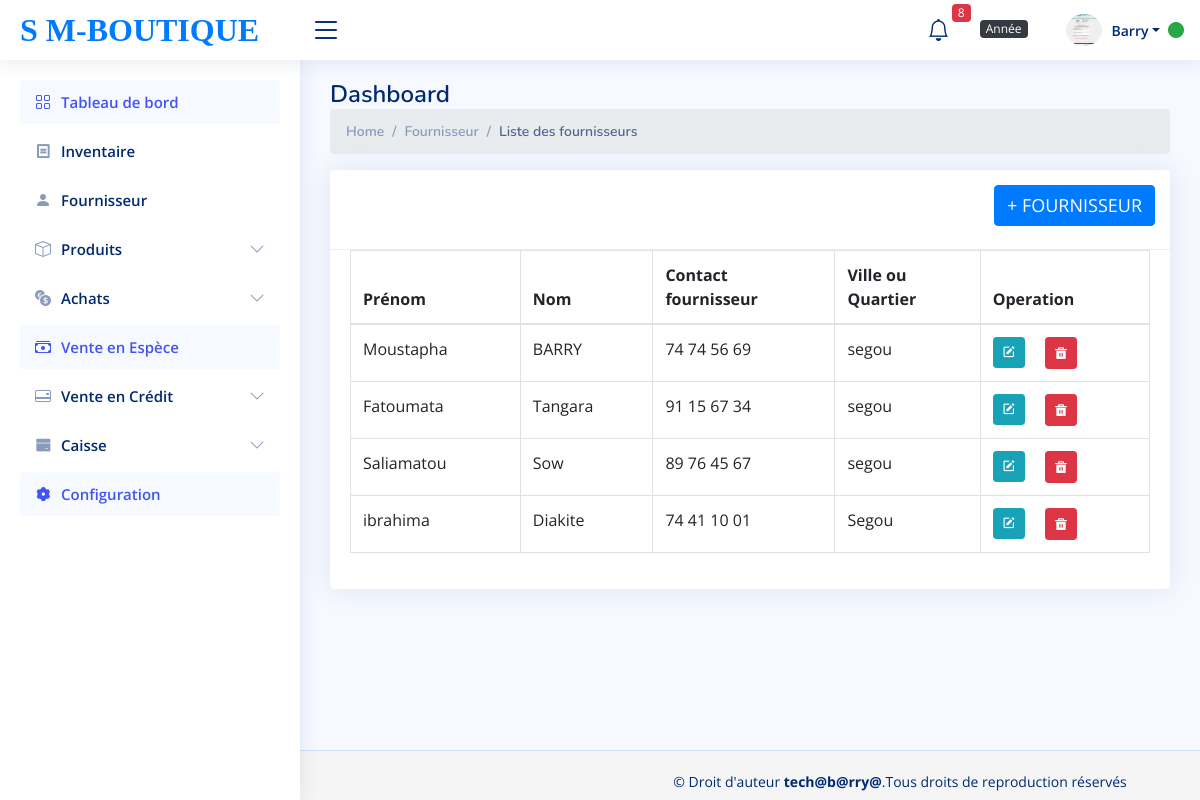
The app's page /liste_fournisseur.php (signed in) with its own data.
### tables this page shows
CREATE TABLE `fournisseur` (
  `id_fournisseur` int(11) NOT NULL,
  `prenom_fournisseur` varchar(30) DEFAULT NULL,
  `nom_fournisseur` varchar(30) DEFAULT NULL,
  `contact_fournisseur` int(15) DEFAULT NULL,
  `ville_fournisseur` varchar(30) DEFAULT NULL
);

### liste_fournisseur.php (called while the page is built, shortened)
<?php
require_once('autoload.php');
$liste_fournisseur=new Fournisseur();
$recuperer_afficher=$liste_fournisseur->list();
?>
<?php require_once('view/liste_fournisseur.view.php') ?>

### autoload.php (called while the page is built, shortened)
<?php
spl_autoload_register (function ($class_name)
{
    $fils="classes/".$class_name.'.php';
});

### classes/Fonction.php (called while the page is built, shortened)
<?php
class Fonction{
        public function database(){
            $this->DB_HOST="127.0.0.1";
            $this->DB_NAME="db_supermarche";
            $this->DB_USERNAME="root";
            $this->DB_PASSWORD='';
             $bdd=new PDO("mysql:host=".$this->DB_HOST.";dbname=". $this->DB_NAME,
            $this->DB_USERNAME  ,$this->DB_PASSWORD);
            return $bdd;
        }
   public function  recuperation_fonction($select_partie,$tables,$data=[], $all=null){
      $bdd=$this->database();
        $monFetch=$bdd->prepare("select $select_partie from $tables");
        $monFetch->execute($data);
        if(isset($all) and $all==="all"|| $all==="All" || $all==="ALL" ||
         $all==="aLL"||$all==="ALl"|| $all==="AlL"){
           return $monFetch->fetchAll(PDO::FETCH_OBJ);
         }else{
           return $monFetch->fetch(PDO::FETCH_OBJ);
         }
    }
}

### classes/Fournisseur.php (called while the page is built, shortened)
<?php
class Fournisseur extends Fonction{
      public function list(){
            $recuperer_afficher=$this->recuperation_fonction("*","fournisseur ORDER BY id_fournisseur DESC",[],"all");
            return $recuperer_afficher;
         }
}

### view/liste_fournisseur.view.php (the view, shortened to what this page needs)
<?php require_once ('partials/header.php') ?>
<?php require_once ('partials/sidebar.php')?>
<?php require_once ('partials/navbar.php')?>
<!DOCTYPE html>
<html lang="en">
<body>
    <main id="main" class="main">
        <div class="pagetitle">
            <h1>Dashboard</h1>
            <nav>
                <ol class="breadcrumb">
                    <li class="breadcrumb-item"><a href="index1.php">Home</a></li>
                    <li class="breadcrumb-item">Fournisseur</li>
                    <li class="breadcrumb-item active">Liste des fournisseurs</li>
                </ol>
            </nav>
        </div>
        <section class="section">
            <div class="row">
                <div class="col-lg-12">
                    <div class="card">
                        <div class="card-header">
                          <a class="btn btn-primary mb-2" href="fournisseur.php" style="font-size: 18px;" title="Plus de fournisseur"><span>+ FOURNISSEUR</span></a>
                        </div>
                        <div class="card-body">
                                <table class="table datatable table-bordered">
                                    <thead>
                                        <tr>
                                            <th>Prénom</th>
                                            <th>Nom</th>
                                            <th>Contact <br>fournisseur</th>
                                            <th>Ville ou<br>Quartier</th>
                                            <th>Operation</th>
                                        </tr>
                                    </thead>
                                    <tbody>
                                        <?php
                                        foreach ($recuperer_afficher as $liste_four) {
                                            $formatted_contact = preg_replace("/(\d{2})(?=\d)/", "$1 ", $liste_four->contact_fournisseur);
                                        ?>
                                        <tr>
                                            <td><?= $liste_four->prenom_fournisseur ?></td>
                                            <td><?= $liste_four->nom_fournisseur ?></td>
                                            <td><?= $formatted_contact ?></td>
                                            <td><?= $liste_four->ville_fournisseur ?></td>
                                            <td>
                                                <a href="modifier_fournisseur.php?id=<?= $liste_four->id_fournisseur ?>" class="btn btn-info btn-sm">
                                                    <i class="bx bxs-edit"></i>
                                                </a>&emsp;
                                                <a class="btn btn-danger btn-sm delete-button" href="id=<?= $liste_four->id_fournisseur ?>" data-listfour-id="<?= $liste_four->id_fournisseur ?>">
                                                    <i class="ri-delete-bin-5-fill"></i>
                                                </a>
                                            </td>
                                        </tr>
                                        <?php } ?>
                                    </tbody>
                                </table>
                        </div>
                    </div>
                </div>
            </div>
        </section>
    </main>
    <footer class="footer">
        <?php require_once('partials/foot.php') ?>
    </footer>
</body>
</html>

### assets/css/style.css (style rules this page uses)
:root { scroll-behavior: smooth; }
body { font-family: "Open Sans", sans-serif; background: #f6f9ff; color: #444444; }
a { color: #4154f1; text-decoration: none; }
h1, h2, h3, h4, h5, h6 { font-family: "Nunito", sans-serif; }
#main { margin-top: 60px; padding: 20px 30px; transition: all 0.3s; }
.pagetitle { margin-bottom: 10px; }
.pagetitle h1 { font-size: 24px; margin-bottom: 0; font-weight: 600; color: #012970; }
.card { margin-bottom: 30px; border: none; border-radius: 5px; box-shadow: 0px 0 30px rgba(1, 41, 112, 0.1); }
.card-header, .card-footer { border-color: #ebeef4; background-color: #fff; color: #798eb3; padding: 15px; }
.card-body { padding: 0 20px 20px 20px; }
.breadcrumb { font-size: 14px; font-family: "Nunito", sans-serif; color: #899bbd; font-weight: 600; }
.breadcrumb a { color: #899bbd; transition: 0.3s; }
.breadcrumb .breadcrumb-item::before { color: #899bbd; }
.breadcrumb .active { color: #51678f; font-weight: 600; }
@media (min-width: 1200px) { #main, #footer { margin-left: 300px; } }
.footer { padding: 20px 0; font-size: 14px; transition: all 0.3s; border-top: 1px solid #cddfff; }

### view/liste_fournisseur.view.php (style rules this page uses)
.footer { position: fixed; bottom: 0; width: 100%; height: 50px; background-color: #f5f5f5; }
.btn-primary { float: right; }

### records on screen
fournisseur: prenom_fournisseur "Moustapha", nom_fournisseur "BARRY", contact_fournisseur "74 74 56 69", ville_fournisseur "segou"
fournisseur: prenom_fournisseur "Fatoumata", nom_fournisseur "Tangara", contact_fournisseur "91 15 67 34", ville_fournisseur "segou"
fournisseur: prenom_fournisseur "Saliamatou", nom_fournisseur "Sow", contact_fournisseur "89 76 45 67", ville_fournisseur "segou"
fournisseur: prenom_fournisseur "ibrahima", nom_fournisseur "Diakite", contact_fournisseur "74 41 10 01", ville_fournisseur "Segou"

### other values on screen
$stock_alerte "8"
$_SESSION['nom_utilisateur'] "Barry"
